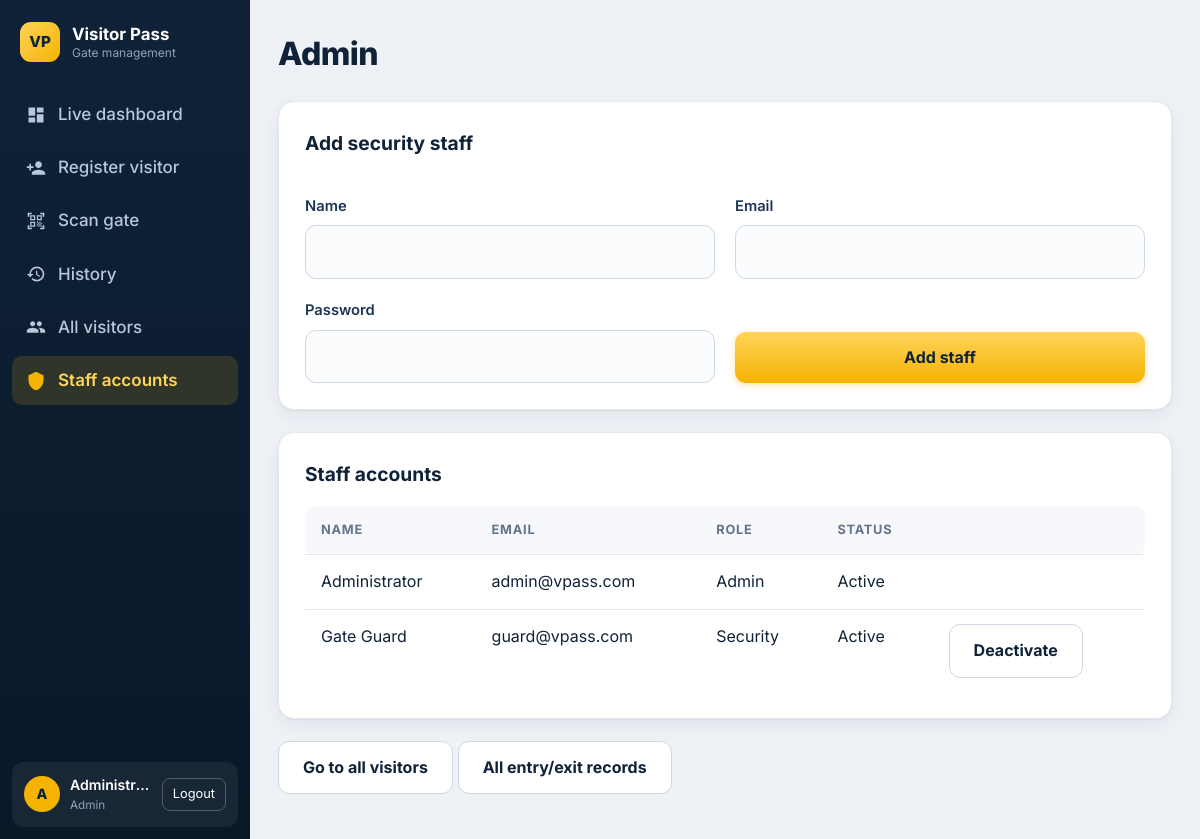
Screenshot of /admin.php (signed in) with the database file from the repository.
### tables this page shows
CREATE TABLE `staff` (
  `id` int(11) NOT NULL,
  `name` varchar(100) NOT NULL,
  `email` varchar(120) NOT NULL,
  `password` varchar(255) NOT NULL,
  `role` enum('Admin','Security') NOT NULL,
  `active` tinyint(1) NOT NULL DEFAULT 1
);

### admin.php (the view, shortened to what this page needs)
<?php
require 'config.php';
?>
<form method="post" class="card grid">
    <h2>Add security staff</h2>
    <label>Name<input name="name" required></label>
    <label>Email<input type="email" name="email" required></label>
    <label>Password<input type="password" name="password" minlength="6" required></label>
    <button name="add">Add staff</button>
</form>
<div class="card scroll">
    <h2>Staff accounts</h2>
    <table>
        <tr><th>Name</th><th>Email</th><th>Role</th><th>Status</th><th></th></tr>
<?php foreach ($pdo->query("SELECT * FROM staff") as $r) {
    echo '<tr><td>'.h($r['name']).'</td><td>'.h($r['email']).'</td><td>'.$r['role'].'</td><td>'.($r['active'] ? 'Active' : 'Deactivated').'</td><td>'.($r['id'] != $_SESSION['u']['id'] ? '<form method="post"><button class="alt" name="toggle" value="'.$r['id'].'">'.($r['active'] ? 'Deactivate' : 'Activate').'</button></form>' : '').'</td></tr>';
}
?>
    </table>
</div>
<p>
    <a class="btn alt" href="visitors.php">Go to all visitors</a>
    <a class="btn alt" href="history.php">All entry/exit records</a>
</p>

### assets/style.css (style rules this page uses)
:root { --ink: #0f2238; --ink2: #1b3554; --sig: #f5b301; --sig2: #ffd45c; --bg: #eef1f6; --card: #fff; --ok: #16794a; --bad: #b3261e; --line: #e3e8ef; --mut: #64748b; --side: 270px; --r: 16px; --sh: 0 1px 2px rgba(15, 34, 56, 0.06), 0 6px 20px rgba(15, 34, 56, 0.06); }
* { box-sizing: border-box; }
html { scroll-behavior: smooth; }
body { margin: 0; font: 17px/1.6 Inter, "Segoe UI", system-ui, sans-serif; background: var(--bg); color: var(--ink); -webkit-font-smoothing: antialiased; }
h2 { font-size: 1.2rem; font-weight: 700; margin: 0 0 16px; }
.card { background: var(--card); border: 1px solid var(--line); border-radius: var(--r); padding: 26px; margin-bottom: 22px; box-shadow: var(--sh); }
.grid { display: grid; grid-template-columns: repeat(auto-fit, minmax(270px, 1fr)); gap: 20px; align-items: end; }
.grid h2 { grid-column: 1/-1; }
label { display: flex; flex-direction: column; gap: 7px; font-size: 0.92rem; font-weight: 600; color: var(--ink2); }
input { padding: 13px 15px; border: 1.5px solid #cfd8e3; border-radius: 11px; font: inherit; font-size: 1rem; width: 100%; background: #fbfcfe; color: var(--ink); transition: border-color 0.15s, box-shadow 0.15s; }
button, .btn { background: linear-gradient(180deg, var(--sig2), var(--sig)); color: var(--ink); border: 0; border-radius: 11px; padding: 13px 24px; font: inherit; font-size: 1rem; font-weight: 700; cursor: pointer; text-decoration: none; display: inline-flex; align-items: center; justify-content: center; gap: 8px; box-shadow: 0 2px 6px rgba(245, 179, 1, 0.35); transition: transform 0.1s, box-shadow 0.15s; }
button.alt, .btn.alt { background: #fff; border: 1.5px solid #cfd8e3; box-shadow: none; color: var(--ink); }
.scroll { overflow-x: auto; }
table { width: 100%; border-collapse: collapse; font-size: 1rem; }
th { font-size: 0.8rem; text-transform: uppercase; letter-spacing: 0.06em; color: var(--mut); background: #f6f8fb; font-weight: 700; }
th, td { text-align: left; padding: 14px 16px; border-bottom: 1px solid var(--line); vertical-align: top; }
th:first-child { border-radius: 9px 0 0 9px; }
th:last-child { border-radius: 0 9px 9px 0; }
tr:last-child td { border-bottom: 0; }
@media (max-width: 1500px) { :root { --side: 250px; } }

### rows the page displays
staff: name "Administrator", email "admin@vpass.com", role "Admin", active "Active"
staff: name "Gate Guard", email "guard@vpass.com", role "Security", active "Active", $r['id'] 2 (drawn)

### other values shown
$n[0] "Live dashboard"
$n[0] "Register visitor"
$n[0] "Scan gate"
$n[0] "History"
$n[0] "All visitors"
$n[0] "Staff accounts"
substr($u['name'], 0, 1) "A"
$u['name'] "Administr…"
$u['role'] "Admin"
$t "Admin"
